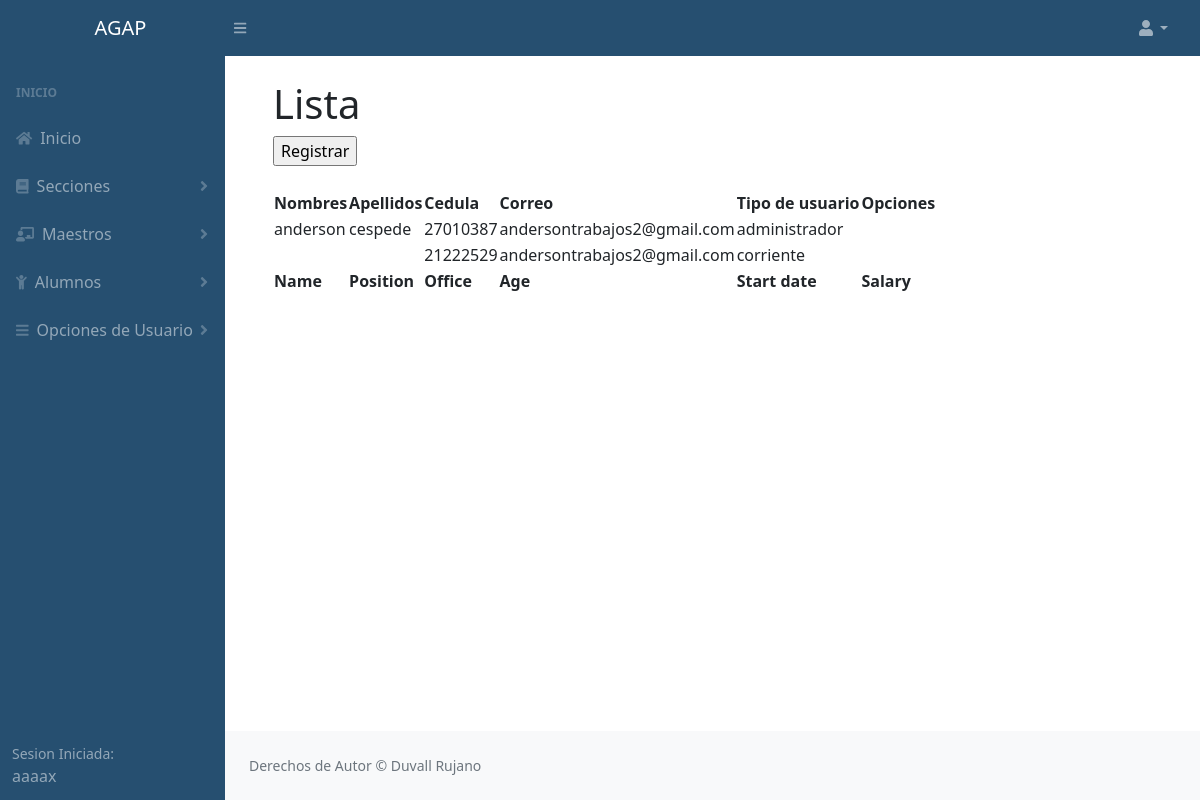
Screenshot of /solicitudes.php (signed in) with the database file from the repository.
### tables this page shows
CREATE TABLE `usuario` (
  `id` int(11) NOT NULL AUTO_INCREMENT,
  `nombres` varchar(62) NOT NULL,
  `apellidos` varchar(59) NOT NULL,
  `cedula` int(19) NOT NULL,
  `nacimiento` varchar(56) NOT NULL,
  `usuario` varchar(67) NOT NULL,
  `pass` varchar(78) NOT NULL,
  `correo` varchar(250) NOT NULL,
  `imagen_us` varchar(250) NOT NULL DEFAULT 'imagen/descarga.png' COMMENT 'adaqwad',
  `tipo_usu` varchar(100) NOT NULL DEFAULT 'corriente',
  `estado` varchar(100) NOT NULL DEFAULT 'desactvado',
  PRIMARY KEY (`id`),
  UNIQUE KEY `cedula` (`cedula`)
);

### php/users/conexion.php (called while the page is built, shortened)
<?php
	class conexion
	{
		private $host;
		private $user;
		private $password;
		private $database;
		function __construct(){
			$this->host 	= "localhost";
			$this->user 	= "root";
			$this->password = "";
			$this->database = "agap";
		}
		public function conectar(){
			$conexion = mysqli_connect($this->host, $this->user, $this->password, $this->database);
			return $conexion;
		}
	}
 ?>

### php/users/users.php (called while the page is built, shortened)
<?php
	include "conexion.php";
	class users
	{
		private $link;
		function __construct()
		{
			$this->conn  = new conexion();
			$this->link  = $this->conn->conectar();
		}
		public function getUser()
		{
			$query  = "SELECT * FROM usuario";
			$result = mysqli_query($this->link, $query);
			$data   = array();
			while ($data[] = mysqli_fetch_assoc($result));
			array_pop($data);
			return $data;
		}
	}
?>

### solicitudes.php (the view, shortened to what this page needs)
<?php
include "php/users/users.php";
        $user      = new users;
        $users     = $user->getUser();
?>
<!DOCTYPE html>
<html lang="en">
    <head>
        <link href="https://cdn.jsdelivr.net/npm/simple-datatables@latest/dist/style.css" rel="stylesheet" />
        <link href="css/styles.css" rel="stylesheet" />
    </head>
    <body class="sb-nav-fixed">
          <?php include "php/acceso.php"?>
                    <div class="container-fluid px-4">
                        <h1 class="mt-4">Lista</h1>
                        <ol class="breadcrumb mb-4">
<div> <input type="button" onclick="location='registro_alumno.php'" value="Registrar"> </div>
                        </ol>
                                <table id="datatablesSimple">
                                    <thead>
                                        <tr>
                                            <th>Nombres</th>
                                            <th>Apellidos</th>
                                            <th>Cedula</th>
                                            <th>Correo</th>
                                            <th>Tipo de usuario</th>
                                            <th>Opciones</th>
                                        </tr>
                                    </thead>
                                    <tfoot>
                                        <tr>
                                            <th>Name</th>
                                            <th>Position</th>
                                            <th>Office</th>
                                            <th>Age</th>
                                            <th>Start date</th>
                                            <th>Salary</th>
                                        </tr>
                                    </tfoot>
                                    <tbody>
                         <?php
                    if (count($users)>0) {
                        foreach ($users as $column => $value) {
                ?>
                                        <tr>
                                            <td><?php echo $value['nombres'];?></td>
                                            <td><?php echo $value['apellidos'];?></td>
                                            <td><?php echo $value['cedula'];?></td>
                                            <td><?php echo $value['correo'];?></td>
                                            <td><?php echo $value['tipo_usu'];?></td>
                                            <td></td>
                                        </tr>
                                <?php }  ?>
                                 <?php }  ?>
                                    </tbody>
                                </table>
                </main>
                <footer class="py-4 bg-light mt-auto">
                    <div class="container-fluid px-4">
                        <div class="d-flex align-items-center justify-content-between small">
                            <div class="text-muted">Derechos de Autor &copy; Duvall Rujano</div>
                        </div>
                    </div>
                </footer>
            </div>
        </div>
    </body>
</html>

### rows the page displays
usuario: nombres "anderson", apellidos "cespede", cedula "27010387", correo "andersontrabajos2@gmail.com", tipo_usu "administrador"
usuario: cedula "21222529", correo "andersontrabajos2@gmail.com", tipo_usu "corriente"

### other values shown
$_SESSION['usuario'] "aaaax"
